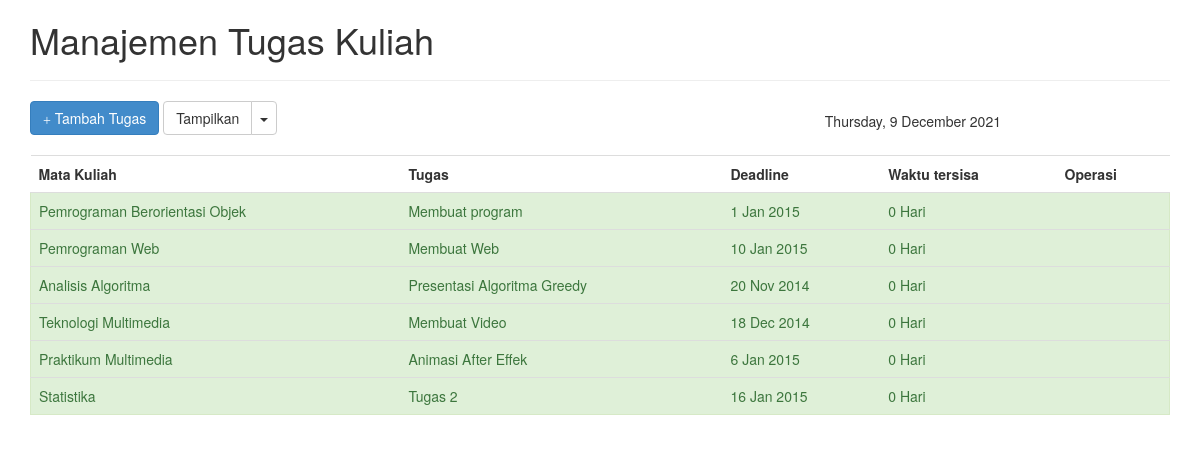
The page /?sortir=selesai on the database its author committed.
### tables this page shows
CREATE TABLE IF NOT EXISTS `tugas` (
`id` int(5) NOT NULL,
  `matakul` varchar(32) DEFAULT NULL,
  `judul` varchar(64) DEFAULT NULL,
  `deskripsi` text,
  `jenis` int(2) DEFAULT '1' COMMENT '1 = individu, 2 = kelompok',
  `deadline` date DEFAULT NULL,
  `selesai` int(2) DEFAULT '0' COMMENT '0 = belum selesai, 1 = selesai'
);

### tampil.php (the view)
<?php
$query = mysqli_query($koneksi, "SELECT * FROM tugas;") or die("<b>Error: </b>" . mysqli_error($koneksi));
if(isset($_GET['sortir'])){
	if($_GET['sortir'] == "selesai"){
		$query = mysqli_query($koneksi, "SELECT * FROM tugas WHERE selesai='1';") or die("<b>Error: </b>" . mysqli_error($koneksi));
	}
	elseif($_GET['sortir'] == "belum"){
		$query = mysqli_query($koneksi, "SELECT * FROM tugas WHERE selesai='0';") or die("<b>Error: </b>" . mysqli_error($koneksi));
	}
	elseif($_GET['sortir'] == "h-1"){}
	elseif($_GET['sortir'] == "tidakdikerjakan"){
	}
	else{}
}
while($tugas=mysqli_fetch_array($query)){
	$sekarang = time();
    $deadline = strtotime($tugas['deadline']);
    $beda = $deadline - $sekarang;
    $sisa_hari = floor($beda/(60*60*24));
	if(($sisa_hari <= 0) && ($tugas['selesai'] == 0)){
		$bg = "alert alert-danger";
	} elseif ($tugas['selesai'] == 1) {
		$bg = "alert alert-success";
		if($sisa_hari < 0) $sisa_hari = 0;
	} elseif($sisa_hari == 1){
		$bg = "alert alert-warning";
	} else {
		$bg = "";
	}
	echo "<tr class='$bg'>";
	echo "<td>".$tugas['matakul']."</td>";
	echo "<td>".$tugas['judul']."</td>";
	echo "<td>".date("j M Y", strtotime($tugas['deadline']))."</td>";
	echo "<td>$sisa_hari Hari</td>";
	echo "<td>
		<a href='detail.php?id=".$tugas['id']."' class='glyphicon glyphicon-file' title='Lihat Detail'></a>
		<a href='edit.php?id=".$tugas['id']."' class='glyphicon glyphicon-edit' title='Edit'></a>
		<a href='hapus.php?id=".$tugas['id']."' class='glyphicon glyphicon-trash' title='Hapus'></a>
		</td>";
	echo "</tr>";
}
?>

### rows shown on the page
tugas: matakul "Pemrograman Berorientasi Objek", judul "Membuat program", deadline "1 Jan 2015", deadline "0"
tugas: matakul "Pemrograman Web", judul "Membuat Web", deadline "10 Jan 2015", deadline "0"
tugas: matakul "Analisis Algoritma", judul "Presentasi Algoritma Greedy", deadline "20 Nov 2014", deadline "0"
tugas: matakul "Teknologi Multimedia", judul "Membuat Video", deadline "18 Dec 2014", deadline "0"
tugas: matakul "Praktikum Multimedia", judul "Animasi After Effek", deadline "6 Jan 2015", deadline "0"
tugas: matakul "Statistika", judul "Tugas 2", deadline "16 Jan 2015", deadline "0"
